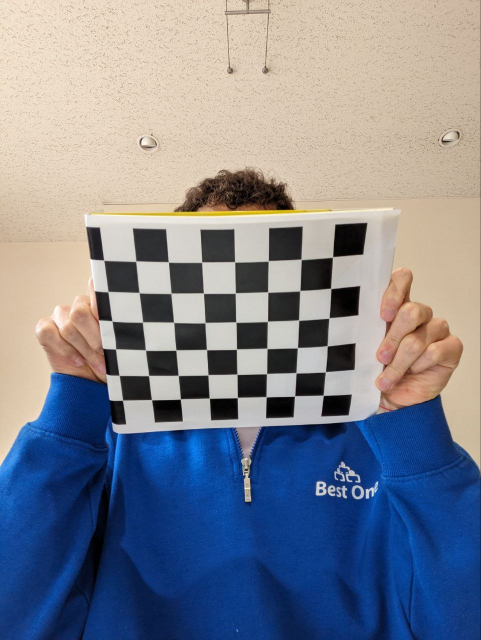
#> input picture input_images/msg777000-19586.jpg, 962 x 1280 px (shown at 1/2 size); its folder holds only this picture in this run
$ jupyter execute CV_homework1.ipynb
#> lines starting #> are read from the running program, lines starting #| are printed output that depends on the picture; after the words box and inside, x2 and y2 are one past the last pixel; in counts of white or black regions, pixels touching at a corner belong together
## Tutorial how to calibrate your camera
The first steps in CV is to calibrate your camera using OpenCV. In my case I will use my smartphone camera, Google Pixel 6a __selfie camera__.
My main camera specification source is https://www.gsmarena.com/google_pixel_6a-11229.php
And I used this website to get the actual focal length in mm https://www.camerafv5.com/devices/manufacturers/google/pixel_6a_bluejay_1/

From the OpenCV docs we take this example https://docs.opencv.org/4.x/dc/dbb/tutorial_py_calibration.html. Let's run it

[cell 1]
import numpy as np
import cv2 as cv
import glob

# termination criteria
criteria = (cv.TERM_CRITERIA_EPS + cv.TERM_CRITERIA_MAX_ITER, 30, 0.001)

# prepare object points
objp = np.zeros((6*8,3), np.float32)
objp[:,:2] = np.mgrid[0:8,0:6].T.reshape(-1,2)

# Arrays to store object points and image points from all the images.
objpoints = [] # 3d point in real world space
imgpoints = [] # 2d points in image plane.

images = glob.glob('./input_images/*.jpg')

corners2_store = []

for fname in images:
    img = cv.imread(fname)
#> img is the input picture: shape (1280, 962, 3); mean B, G, R 144.9, 132.8, 128.3
    gray = cv.cvtColor(img, cv.COLOR_BGR2GRAY)
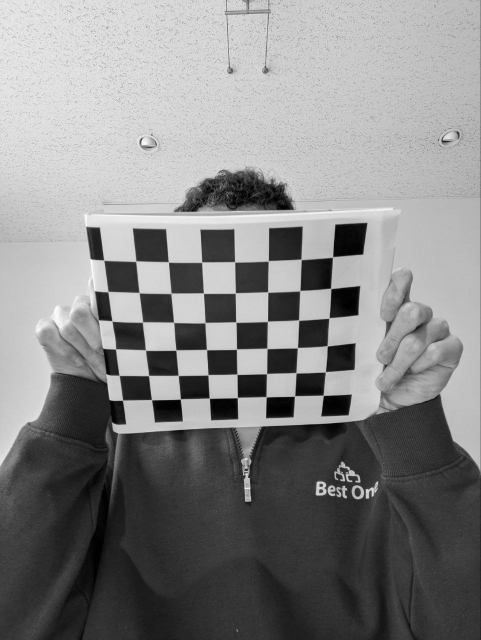
#> gray: shape (1280, 962) (shown at 1/2 size); min 0, max 255, mean 132.9

    # Find the chess board corners
    ret, corners = cv.findChessboardCorners(gray, (8,6), None)
#> ret = True; corners = 48 rows, first 8: [207.6, 520.5], [272.3, 522.4], [337.5, 524.6], [403.9, 524.8], [469.8, 524.3], [537, 522], [602.8, 519.3], [666.2, 513.7]

    # If found, add object points, image points (after refining them)
    if ret == True:
        objpoints.append(objp)

        corners2 = cv.cornerSubPix(gray,corners, (11,11), (-1,-1), criteria)
#> corners2 = 48 rows, first 8: [207.9, 520.8], [272.1, 522.7], [337.2, 524.4], [403.9, 524.7], [469.8, 524.3], [537, 522.2], [602.7, 519.2], [665.6, 514.4]
        imgpoints.append(corners2)
        corners2_store.append(corners2)

        # Draw and display the corners
        cv.drawChessboardCorners(img, (8,6), corners2, ret)
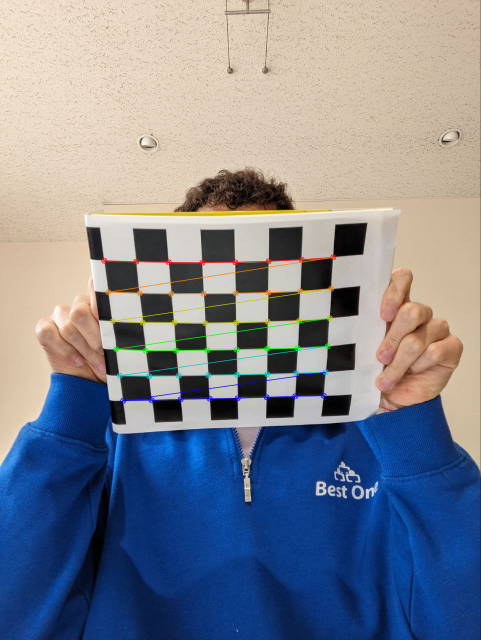
#> img: shape (1280, 962, 3) (shown at 1/2 size); 1.44% of pixels changed, all inside (x1, y1, x2, y2) = (202, 508, 673, 808)
        cv.namedWindow('img', cv.WINDOW_NORMAL)
        cv.resizeWindow('img', img.shape[1], img.shape[0])
        cv.imshow('img', img)
        cv.waitKey(100)
    else:
        print(0)

cv.destroyAllWindows()

Now, let's calibrate the camera, using the function "__calibrateCamera__"

[cell 2]
ret, mtx, dist, rvecs, tvecs = cv.calibrateCamera(objpoints, imgpoints, gray.shape[::-1], None, None)
#> ret = 0.965; mtx = [[616.6, 0, 476.2], [0, 629.7, 485.5], [0, 0, 1]]; dist = [[-0.132, 0.232, -0.0485, 0.00359, -0.0256]]; rvecs = ([0.159, -0.0258, -0.017],); tvecs = ([-4.09, 0.629, 9.1],)

Where ret is a success/fail flag, mtx is the intrinsic parameters matrix, dist is the distortion parameters vector, rvecs is the list of rotation  vectors, tvects is the list of traslation vectors (one for each image)

[cell 3]
mtx
#> Out = [[616.6, 0, 476.2], [0, 629.7, 485.5], [0, 0, 1]]

The matrix **mtx** shows the intrinsic parameters. The matrix is the one in the figure:

[cell 4]
for i, fname in enumerate(images):
    img = cv.imread(fname)
    h, w = img.shape[:2]
    newcameramtx, roi = cv.getOptimalNewCameraMatrix(mtx, dist, (w,h), 1, (w,h))
#> newcameramtx = [[607.9, 0, 480.5], [0, 670.5, 473.6], [0, 0, 1]]; roi = (110, 44, 737, 1130)
    # undistort
    dst = cv.undistort(img, mtx, dist, None, newcameramtx)
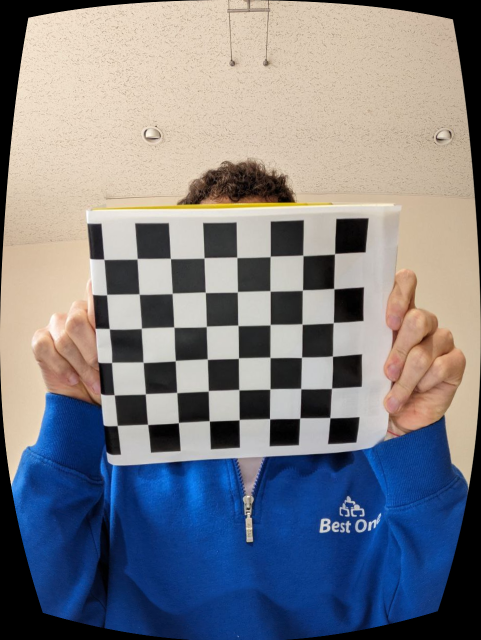
#> dst: shape (1280, 962, 3) (shown at 1/2 size); mean B, G, R 134.4, 127.2, 125.7

    # crop the image
    x, y, w, h = roi
#> x = 110; y = 44; w = 737; h = 1130
    dst = dst[y:y+h, x:x+w]
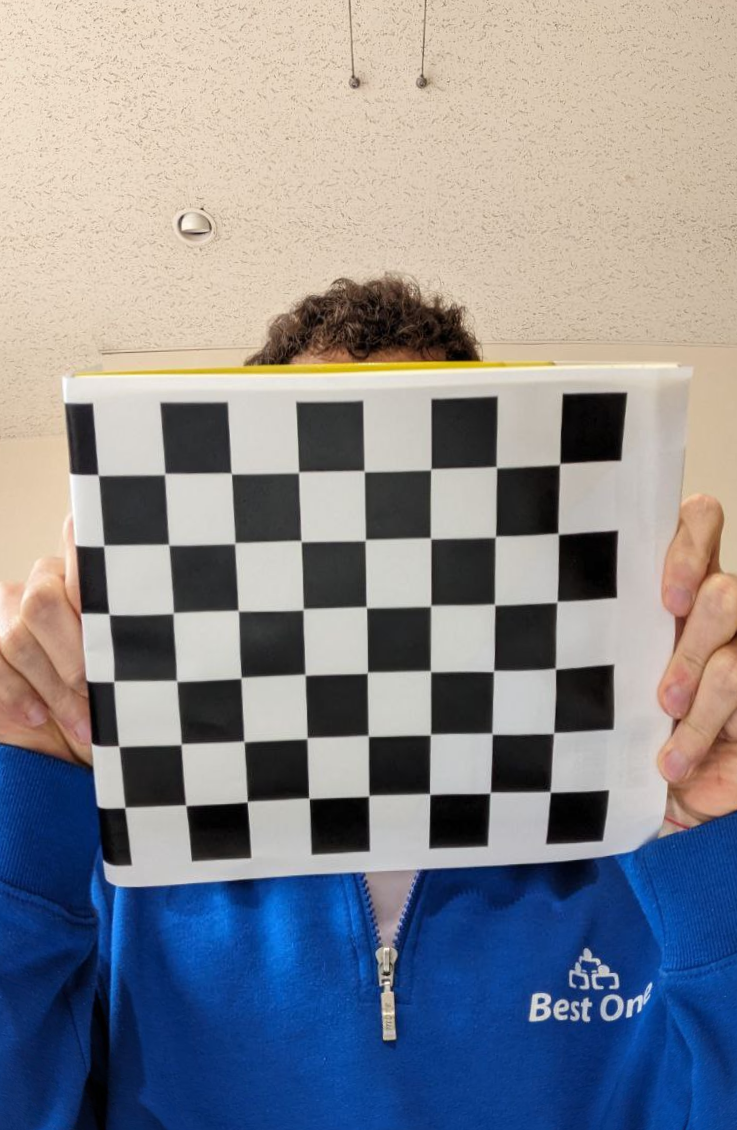
#> dst: shape (1130, 737, 3); mean B, G, R 143.7, 136.8, 135.3
    cv.imwrite(f'./undist_images/undist_result{i}.jpg', dst)
    cv.imshow('undist_img', dst)
    cv.waitKey(1500)

cv.destroyAllWindows()

Here we undistort the parameter, to do that we iterate over all the images, we get the optimal new cameral and then we use the built-in openCV method __undistort__.
After that we crop the image and save it locally

### Images
The 10 images used for the chessboard calibration are taken using the front camera of a Google Pixel 6a.
These images are 2464 x 3280 pixel (around 8 MP) with an aspect ration of 3:4.
The camera specification are:

    - f/2.0, where 2.0 is the f-number which determine the depth of field, see picture 1

    - 1/100, shutter time, the camera sensor is open only for 0.01 seconds

    - 2.5mm, actual focal length, distance between the lens and the focal point when the lens are focused on a infinite distant object. When focusing on  a infinite distant object the light rays are all parallel as shown in the picture 2

__Picture 1__


__Picture 2__

the University of Washington CSE 576 (Graduate Computer Vision) slides

### 35mm equivalent
Sometimes the manufacturers publish digital camera datasheet's focal length in a 35mm equivalent, so __not in the actual length__.
The 35mm equivalent refers to cameras with a full-frame 24mm * 36mm. This standard is used so that we can easily compare camera specs, like the Field of View.

actual_focal_length = focal_length_35mm / crop_ratio.

This crop ratio can be calculated by this formula:

crop_ratio = diag_full_frame_camera / diag_camera

diag_full_frame_camera = sqrt(24^2 + 35^2) = 43.3 mm
diag_camera = sqrt((pixel_length * img_width_pixel)^2 + (pixel_length * img_height_pixel)^2) = 4.6mm
&emsp;where the pixel_length is usually provided by the manufacturer, in this case 1.12 micrometer,
&emsp;img_width_pixel is 2464,
&emsp;img_heigth_pixel is 3280

Thus the formula above result in: crop_ratio = 9.4
Thus actual_focal_length = 0.94mm

The calculated focal lenght is quite __different__ from the expected one, 0.94mm compared to 2.5mm

### Extrinsic Parameters
Now let's see what are the estimated values of the extrinsic parameters:

[cell 5]
rvecs
#> Out = ([0.159, -0.0258, -0.017],)

[cell 6]
tvecs
#> Out = ([-4.09, 0.629, 9.1],)

$ run again, on input_images/msg777000-19590.jpg
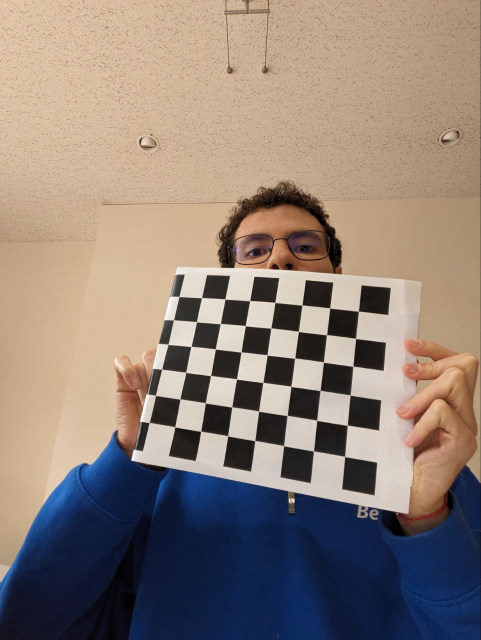
#> input picture input_images/msg777000-19590.jpg, 962 x 1280 px (shown at 1/2 size)
#> img is the input picture: shape (1280, 962, 3); mean B, G, R 119.6, 128.5, 143.1
#> `gray = cv.cvtColor(img, cv.COLOR_BGR2GRAY)`:
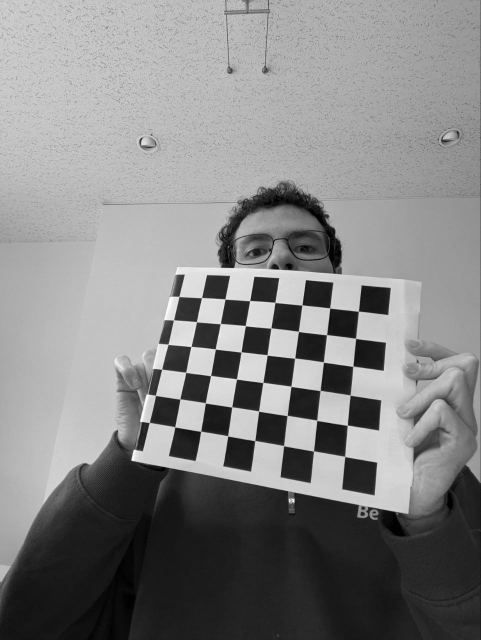
#> gray: shape (1280, 962) (shown at 1/2 size); min 0, max 255, mean 131.9
#> `ret, corners = cv.findChessboardCorners(gray, (8,6), None)`: ret = True; corners = 48 rows, first 8: [358.5, 593.3], [403.4, 595.6], [450.5, 598.5], [499.5, 601.6], [550.2, 605.6], [604.6, 610.4], [659.8, 616.6], [717.3, 622.7]
#> corners2 = 48 rows, first 8: [358.3, 593.4], [403.6, 595.8], [450.5, 598.5], [499.8, 601.7], [550.3, 605.3], [604.5, 610.5], [660, 616.4], [717.3, 622.8]
#> img: shape (1280, 962, 3); 1.32% of pixels changed, all inside (x1, y1, x2, y2) = (293, 587, 724, 920)
#> `ret, mtx, dist, rvecs, tvecs = cv.calibrateCamera(objpoints, imgpoints..`: ret = 0.759; mtx = [[1470.7, 0, 518.2], [0, 1225.7, 392.1], [0, 0, 1]]; dist = [[0.735, -5.78, 0.0797, 0.0305, 14.76]]; rvecs = ([-0.363, 0.429, 0.0869],); tvecs = ([-3.07, 4.48, 28.93],)
#> `mtx`: Out has the same summary as mtx
#> newcameramtx = [[1448.6, 0, 533], [0, 1627.5, 569.2], [0, 0, 1]]; roi = (335, 23, 369, 948)
#> `x, y, w, h = roi`: x = 335; y = 23; w = 369; h = 948
#> `dst = dst[y:y+h, x:x+w]`:
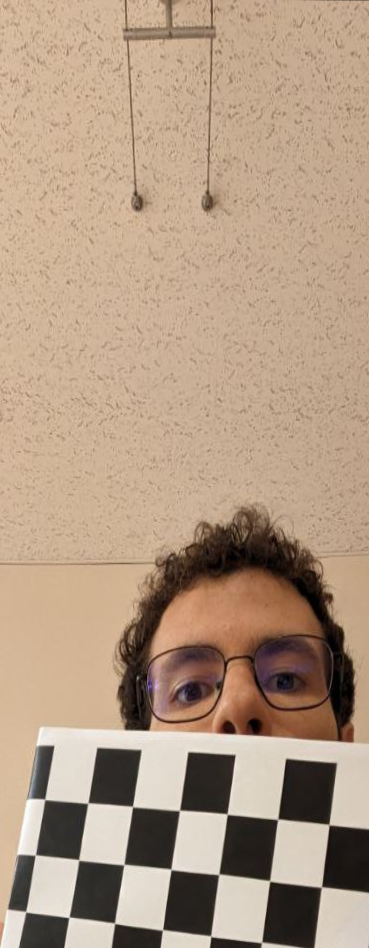
#> dst: shape (948, 369, 3); mean B, G, R 131.7, 153.8, 177.6
#> `rvecs`: Out = ([-0.363, 0.429, 0.0869],)
#> `tvecs`: Out = ([-3.07, 4.48, 28.93],)

$ run again, on input_images/msg777000-19591.jpg
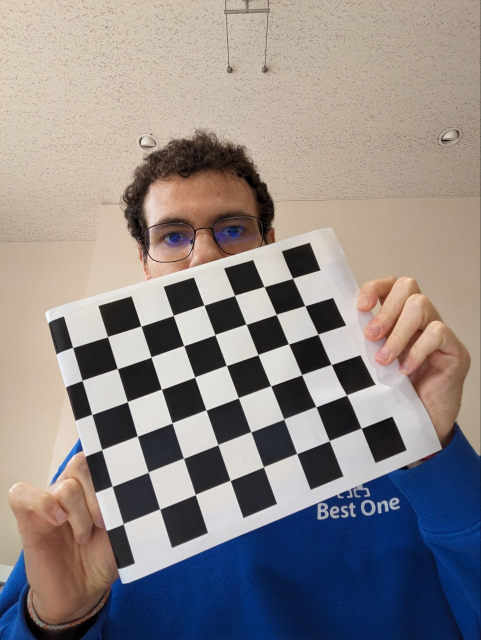
#> input picture input_images/msg777000-19591.jpg, 962 x 1280 px (shown at 1/2 size)
#> img is the input picture: shape (1280, 962, 3); mean B, G, R 134.7, 135.5, 142.5
#> `gray = cv.cvtColor(img, cv.COLOR_BGR2GRAY)`:
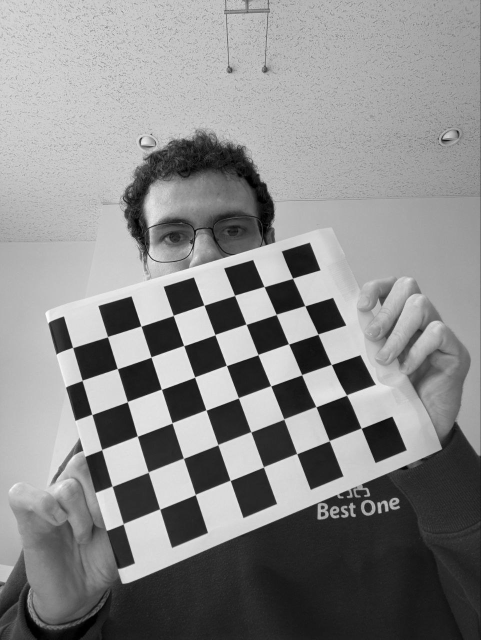
#> gray: shape (1280, 962) (shown at 1/2 size); min 0, max 255, mean 137.5
#> `ret, corners = cv.findChessboardCorners(gray, (8,6), None)`: ret = True; corners = 48 rows, first 8: [145.9, 695.6], [215.5, 673.7], [282.4, 652.5], [346.9, 631.4], [408.6, 610.7], [469.6, 591.4], [528.6, 573.7], [585.7, 556.9]
#> corners2 = 48 rows, first 8: [145.7, 695.5], [215.5, 673.8], [282.4, 652.6], [347, 631.3], [408.5, 610.7], [469.6, 591.2], [528.6, 573.7], [585.7, 557]
#> img: shape (1280, 962, 3); 1.51% of pixels changed, all inside (x1, y1, x2, y2) = (140, 551, 730, 1055)
#> `ret, mtx, dist, rvecs, tvecs = cv.calibrateCamera(objpoints, imgpoints..`: ret = 0.927; mtx = [[840.5, 0, 468.4], [0, 804, 575.6], [0, 0, 1]]; dist = [[0.171, -0.595, 0.0095, 0.00952, 0.594]]; rvecs = ([-0.26, -0.153, -0.338],); tvecs = ([-4.64, 1.8, 12.2],)
#> `mtx`: Out = [[840.5, 0, 468.4], [0, 804, 575.6], [0, 0, 1]]
#> newcameramtx = [[844, 0, 477.4], [0, 822.9, 595.7], [0, 0, 1]]; roi = (61, 30, 830, 1172)
#> `x, y, w, h = roi`: x = 61; y = 30; w = 830; h = 1172
#> `dst = dst[y:y+h, x:x+w]`:
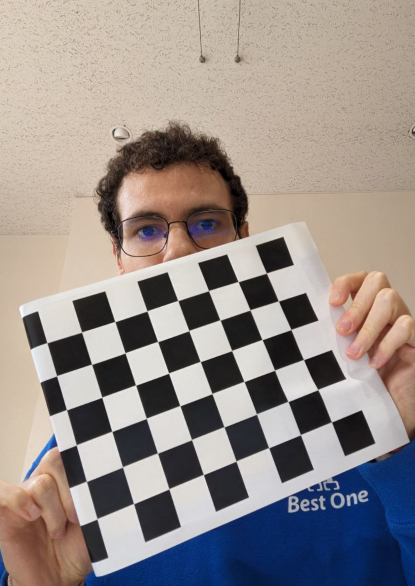
#> dst: shape (1172, 830, 3) (shown at 1/2 size); mean B, G, R 138.4, 142.3, 151.5
#> `rvecs`: Out = ([-0.26, -0.153, -0.338],)
#> `tvecs`: Out = ([-4.64, 1.8, 12.2],)

$ run again, on input_images/msg777000-19592.jpg
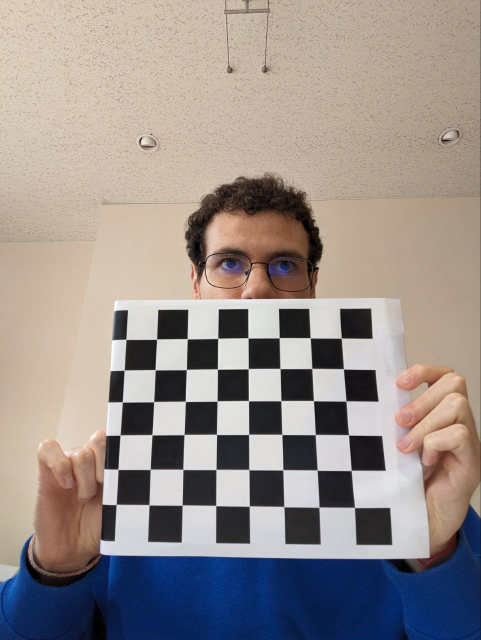
#> input picture input_images/msg777000-19592.jpg, 962 x 1280 px (shown at 1/2 size)
#> img is the input picture: shape (1280, 962, 3); mean B, G, R 140.1, 143.5, 152.2
#> `gray = cv.cvtColor(img, cv.COLOR_BGR2GRAY)`:
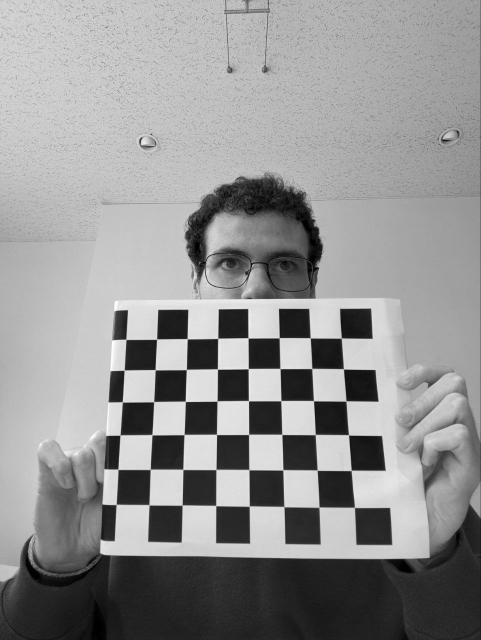
#> gray: shape (1280, 962) (shown at 1/2 size); min 0, max 255, mean 145.7
#> `ret, corners = cv.findChessboardCorners(gray, (8,6), None)`: ret = True; corners = 48 rows, first 8: [252.4, 679], [313.6, 678.6], [374.9, 678.2], [436.1, 677.2], [496.7, 676.4], [558.8, 676], [621.1, 676.4], [683.2, 676.6]
#> corners2 = 48 rows, first 8: [252.4, 679.1], [313.7, 678.6], [374.8, 678], [436.1, 677.1], [496.6, 676.3], [558.8, 676], [621, 676.2], [683.2, 676.6]
#> img: shape (1280, 962, 3); 1.53% of pixels changed, all inside (x1, y1, x2, y2) = (227, 670, 716, 1022)
#> `ret, mtx, dist, rvecs, tvecs = cv.calibrateCamera(objpoints, imgpoints..`: ret = 0.552; mtx = [[415.6, 0, 536.8], [0, 397.4, 591.6], [0, 0, 1]]; dist = [[0.0384, -0.0161, 0.000147, 0.00854, 0.00103]]; rvecs = ([-0.115, 0.0093, -0.0128],); tvecs = ([-4.65, 1.5, 6.8],)
#> `mtx`: Out = [[415.6, 0, 536.8], [0, 397.4, 591.6], [0, 0, 1]]
#> newcameramtx = [[351.6, 0, 604.2], [0, 331.3, 552.7], [0, 0, 1]]; roi = (146, 70, 799, 1055)
#> `x, y, w, h = roi`: x = 146; y = 70; w = 799; h = 1055
#> `dst = dst[y:y+h, x:x+w]`:
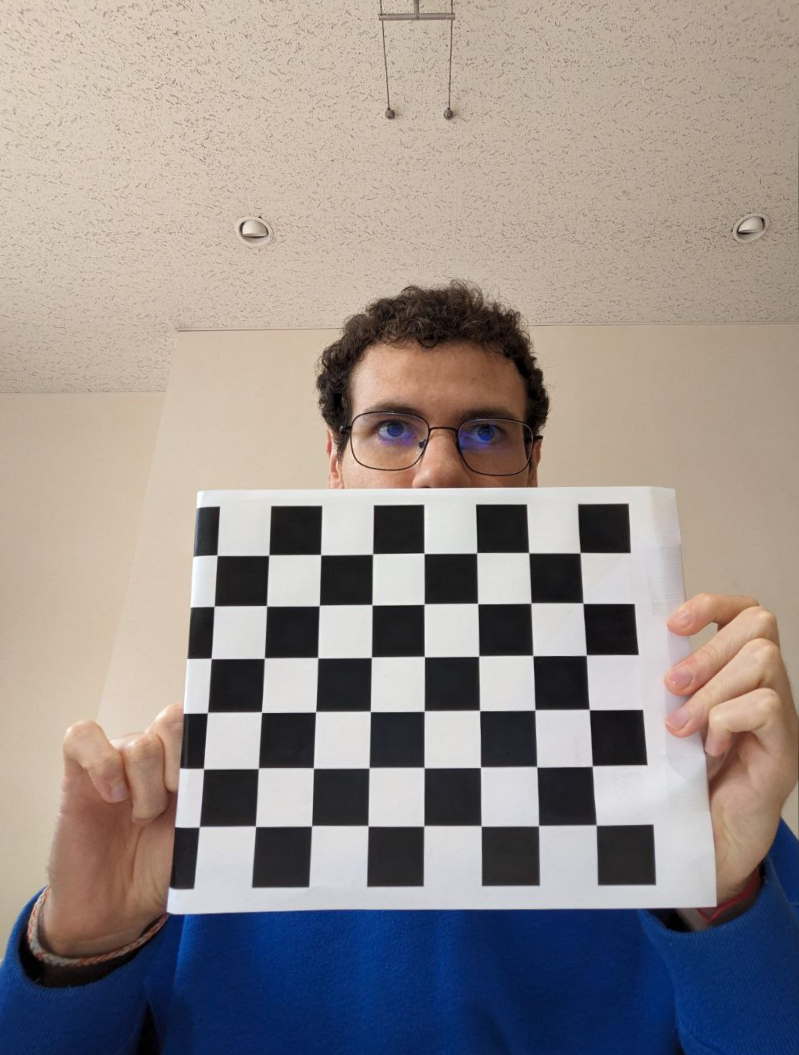
#> dst: shape (1055, 799, 3); mean B, G, R 139.6, 142.7, 151.4
#> `rvecs`: Out = ([-0.115, 0.0093, -0.0128],)
#> `tvecs`: Out = ([-4.65, 1.5, 6.8],)
